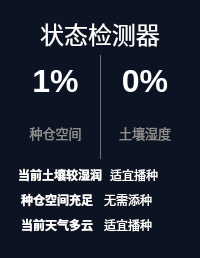
           <widget class="QFrame" name="frame_4">
            <property name="styleSheet">
             <string notr="true">QFrame{
	background-color: rgb(12, 20, 36);
border:0px solid red;
	color: rgb(255, 254, 255);
border-radius:30px
}</string>
            </property>
            <property name="frameShape">
             <enum>QFrame::StyledPanel</enum>
            </property>
            <property name="frameShadow">
             <enum>QFrame::Raised</enum>
            </property>
            <layout class="QVBoxLayout" name="verticalLayout_3" stretch="1,3,3,3,3">
             <property name="spacing">
              <number>7</number>
             </property>
             <property name="leftMargin">
              <number>18</number>
             </property>
             <property name="topMargin">
              <number>18</number>
             </property>
             <property name="rightMargin">
              <number>18</number>
             </property>
             <property name="bottomMargin">
              <number>24</number>
             </property>
             <item>
              <widget class="QLabel" name="label">
               <property name="sizePolicy">
                <sizepolicy hsizetype="Preferred" vsizetype="Minimum">
                 <horstretch>0</horstretch>
                 <verstretch>0</verstretch>
                </sizepolicy>
               </property>
               <property name="minimumSize">
                <size>
                 <width>0</width>
                 <height>30</height>
                </size>
               </property>
               <property name="maximumSize">
                <size>
                 <width>16777214</width>
                 <height>30</height>
                </size>
               </property>
               <property name="font">
                <font>
                 <pointsize>18</pointsize>
                 <weight>50</weight>
                 <bold>false</bold>
                </font>
               </property>
               <property name="lineWidth">
                <number>1</number>
               </property>
               <property name="text">
                <string>状态检测器</string>
               </property>
               <property name="alignment">
                <set>Qt::AlignCenter</set>
               </property>
              </widget>
             </item>
             <item>
              <layout class="QHBoxLayout" name="horizontalLayout_6">
               <item>
                <layout class="QVBoxLayout" name="verticalLayout">
                 <property name="spacing">
                  <number>0</number>
                 </property>
                 <item>
                  <widget class="QLabel" name="label_2">
                   <property name="minimumSize">
                    <size>
                     <width>0</width>
                     <height>52</height>
                    </size>
                   </property>
                   <property name="maximumSize">
                    <size>
                     <width>16777215</width>
                     <height>52</height>
                    </size>
                   </property>
                   <property name="font">
                    <font>
                     <pointsize>24</pointsize>
                     <weight>75</weight>
                     <bold>true</bold>
                    </font>
                   </property>
                   <property name="text">
                    <string>1%</string>
                   </property>
                   <property name="alignment">
                    <set>Qt::AlignCenter</set>
                   </property>
                  </widget>
                 </item>
                 <item>
                  <widget class="QLabel" name="label_4">
                   <property name="minimumSize">
                    <size>
                     <width>0</width>
                     <height>52</height>
                    </size>
                   </property>
                   <property name="maximumSize">
                    <size>
                     <width>16777215</width>
                     <height>52</height>
                    </size>
                   </property>
                   <property name="font">
                    <font>
                     <pointsize>10</pointsize>
                     <weight>50</weight>
                     <bold>false</bold>
                    </font>
                   </property>
                   <property name="styleSheet">
                    <string notr="true">color: rgb(143, 143, 143);</string>
                   </property>
                   <property name="text">
                    <string>种仓空间</string>
                   </property>
                   <property name="alignment">
                    <set>Qt::AlignCenter</set>
                   </property>
                  </widget>
                 </item>
                </layout>
               </item>
               <item>
                <widget class="Line" name="line">
                 <property name="maximumSize">
                  <size>
                   <width>1</width>
                   <height>16777215</height>
                  </size>
                 </property>
                 <property name="styleSheet">
                  <string notr="true">background-color: rgba(255, 255, 255,100);</string>
                 </property>
                 <property name="orientation">
                  <enum>Qt::Vertical</enum>
                 </property>
                </widget>
               </item>
               <item>
                <layout class="QVBoxLayout" name="verticalLayout_2">
                 <property name="spacing">
                  <number>0</number>
                 </property>
                 <item>
                  <widget class="QLabel" name="label_3">
                   <property name="minimumSize">
                    <size>
                     <width>0</width>
                     <height>52</height>
                    </size>
                   </property>
                   <property name="maximumSize">
                    <size>
                     <width>16777215</width>
                     <height>52</height>
                    </size>
                   </property>
                   <property name="font">
                    <font>
                     <pointsize>24</pointsize>
                     <weight>75</weight>
                     <bold>true</bold>
                    </font>
                   </property>
                   <property name="text">
                    <string>0%</string>
                   </property>
                   <property name="alignment">
                    <set>Qt::AlignCenter</set>
                   </property>
                  </widget>
                 </item>
                 <item>
                  <widget class="QLabel" name="label_5">
                   <property name="minimumSize">
                    <size>
                     <width>0</width>
                     <height>52</height>
                    </size>
                   </property>
                   <property name="maximumSize">
                    <size>
                     <width>16777215</width>
                     <height>52</height>
                    </size>
                   </property>
                   <property name="font">
                    <font>
                     <pointsize>10</pointsize>
                     <weight>50</weight>
                     <bold>false</bold>
                    </font>
                   </property>
                   <property name="styleSheet">
                    <string notr="true">color: rgb(143, 143, 143);</string>
                   </property>
                   <property name="text">
                    <string>土壤湿度</string>
                   </property>
                   <property name="alignment">
                    <set>Qt::AlignCenter</set>
                   </property>
                  </widget>
                 </item>
                </layout>
               </item>
              </layout>
             </item>
             <item>
              <layout class="QHBoxLayout" name="horizontalLayout_5">
               <property name="spacing">
                <number>8</number>
               </property>
               <item>
                <widget class="QPushButton" name="pushButton">
                 <property name="sizePolicy">
                  <sizepolicy hsizetype="Minimum" vsizetype="Fixed">
                   <horstretch>0</horstretch>
                   <verstretch>0</verstretch>
                  </sizepolicy>
                 </property>
                 <property name="font">
                  <font>
                   <weight>75</weight>
                   <bold>true</bold>
                  </font>
                 </property>
                 <property name="styleSheet">
                  <string notr="true">border:none;
color: rgb(255, 255, 255);</string>
                 </property>
                 <property name="text">
                  <string>当前土壤较湿润</string>
                 </property>
                 <property name="icon">
                  <iconset resource="resources.qrc">
                   <normaloff>:/svg/img/svg/对号1.png</normaloff>:/svg/img/svg/对号1.png</iconset>
                 </property>
                 <property name="iconSize">
                  <size>
                   <width>24</width>
                   <height>24</height>
                  </size>
                 </property>
                </widget>
               </item>
               <item>
                <widget class="QLabel" name="label_6">
                 <property name="maximumSize">
                  <size>
                   <width>16777215</width>
                   <height>32</height>
                  </size>
                 </property>
                 <property name="text">
                  <string>适宜播种</string>
                 </property>
                </widget>
               </item>
              </layout>
             </item>
             <item>
              <layout class="QHBoxLayout" name="horizontalLayout_4">
               <property name="spacing">
                <number>8</number>
               </property>
               <item>
                <widget class="QPushButton" name="pushButton_2">
                 <property name="font">
                  <font>
                   <weight>75</weight>
                   <bold>true</bold>
                  </font>
                 </property>
                 <property name="styleSheet">
                  <string notr="true">border:none;
color: rgb(255, 255, 255);</string>
                 </property>
                 <property name="text">
                  <string>种仓空间充足</string>
                 </property>
                 <property name="icon">
                  <iconset resource="resources.qrc">
                   <normaloff>:/svg/img/svg/对号1 (1).png</normaloff>:/svg/img/svg/对号1 (1).png</iconset>
                 </property>
                 <property name="iconSize">
                  <size>
                   <width>24</width>
                   <height>24</height>
                  </size>
                 </property>
                </widget>
               </item>
               <item>
                <widget class="QLabel" name="label_7">
                 <property name="maximumSize">
                  <size>
                   <width>16777215</width>
                   <height>32</height>
                  </size>
                 </property>
                 <property name="text">
                  <string>无需添种</string>
                 </property>
                </widget>
               </item>
              </layout>
             </item>
             <item>
              <layout class="QHBoxLayout" name="horizontalLayout_3">
               <property name="spacing">
                <number>8</number>
               </property>
               <item>
                <widget class="QPushButton" name="pushButton_3">
                 <property name="font">
                  <font>
                   <weight>75</weight>
                   <bold>true</bold>
                  </font>
                 </property>
                 <property name="styleSheet">
                  <string notr="true">border:none;
color: rgb(255, 255, 255);</string>
                 </property>
                 <property name="text">
                  <string>当前天气多云</string>
                 </property>
                 <property name="icon">
                  <iconset resource="resources.qrc">
                   <normaloff>:/svg/img/svg/对号1 (2).png</normaloff>:/svg/img/svg/对号1 (2).png</iconset>
                 </property>
                 <property name="iconSize">
                  <size>
                   <width>24</width>
                   <height>24</height>
                  </size>
                 </property>
                </widget>
               </item>
               <item>
                <widget class="QLabel" name="label_8">
                 <property name="maximumSize">
                  <size>
                   <width>16777215</width>
                   <height>32</height>
                  </size>
                 </property>
                 <property name="text">
                  <string>适宜播种</string>
                 </property>
                </widget>
               </item>
              </layout>
             </item>
            </layout>
           </widget>
